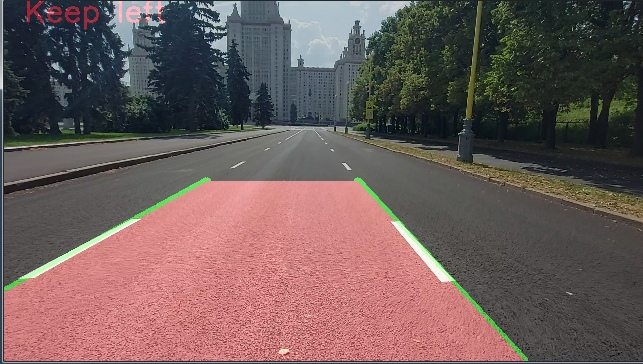
#> input picture images/keep_left.jpg, 643 x 364 px, given in place of msu1.mp4, which was not available
$ python main.py
#> lines starting #> are read from the running program, lines starting #| are printed output that depends on the picture; after the words box and inside, x2 and y2 are one past the last pixel; in counts of white or black regions, pixels touching at a corner belong together; pictures that were not available may be replaced by others from this repository, and a replacement may not be noted
import cv2
import numpy as np

def canny_filter(frame):
    r_channel = frame[:, :, 2]
    binary = np.zeros_like(r_channel)
    binary[r_channel > 220] = 255

    s_channel = frame[:, :, 2]
    binary2 = np.zeros_like(s_channel)
    binary2[s_channel > 211] = 1

    allBinary = np.zeros_like(binary)
    allBinary[((binary == 1) | (binary2 == 1))] = 255

    blurred_frame = cv2.GaussianBlur(allBinary, (5, 5), 0)

    return cv2.Canny(blurred_frame, 50, 150)

def check_lines(lines):
    if lines[0][0] <= -50:
        return False, "Keep left"
    elif lines[1][0] >= 690:
        return False, "Keep right"
    else:
        return True, "Ok"

def region_of_interest(image):
    polygons = np.array([(0, 320),
                         (550, 320),
                         (400, 155),
                         (200, 155)])
    mask = np.zeros_like(image)
    cv2.fillPoly(mask, np.array([polygons], dtype=np.int64), 1024)
    masked_image = cv2.bitwise_and(image, mask)
    return masked_image


def make_coordinates(image, line_parameters):
    slope, intercept = line_parameters
    y1 = image.shape[0]
    y2 = int(y1 * (5/10))
    x1 = int((y1 - intercept) / slope)
    x2 = int((y2 - intercept) / slope)
    return np.array([x1, y1, x2, y2])

right_prev = []
left_prev = []
def calculate_lines(image, lines):

    left_fit = []
    right_fit = []

    global left_prev
    global right_prev

    while lines is not None:
        for line in lines:
            x1, y1, x2, y2 = line.reshape(4)
            parameters = np.polyfit((x1, x2), (y1, y2), 1)
            slope = parameters[0]
            intercept = parameters[1]
            if slope < 0:
                left_fit.append((slope, intercept))
            else:
                right_fit.append((slope, intercept))
        if left_fit:
            left_fit_average = np.average(left_fit, axis=0)
            left_line = make_coordinates(image, left_fit_average)
            left_prev = left_line.copy()
        if right_fit:
            right_fit_average = np.average(right_fit, axis=0)
            right_line = make_coordinates(image, right_fit_average)
            right_prev = right_line.copy()

        if (not left_fit) and (left_prev) and (right_prev):
            for i in range(len(right_line)):
                left_line[i] = left_prev[i] - (right_line[i] - right_prev[i])
            left_prev = left_line.copy()


        if (not right_fit) and (left_prev) and (right_prev):
            for i in range(len(right_line)):
                right_line[i] = right_prev[i] - (left_line[i] - left_prev[i])
            right_prev = right_line.copy()
        return np.array([left_line, right_line])

def display_lines(image, lines, ok, msg):
    lined_image = np.zeros_like(image)
    if lines is not None:
        i = 1
        for x1, y1, x2, y2 in lines:
            if i == 1:
                cv2.line(lined_image, (x1, y1), (x2, y2), (0, 255, 0), 8)
                i+=1
                p1 = [x1,y1,x2,y2]
            else:
                cv2.line(lined_image, (x1, y1), (x2, y2), (0, 255, 0), 8)
                pts = np.array([[[ p1[0], p1[1]], [p1[2], p1[3]], [x2,y2],[x1,y1]]], dtype=np.int32)
                if ok:
                    cv2.fillPoly(lined_image, pts, (202, 255, 192), lineType=8, shift=0, offset=None)
                    cv2.putText(lined_image, msg, (20, 20), cv2.FONT_HERSHEY_SIMPLEX, 1, (0, 255, 0), 2)
                else:
                    cv2.fillPoly(lined_image, pts, (100, 100, 255), lineType=8, shift=0, offset=None)
                    cv2.putText(lined_image, msg, (20, 20), cv2.FONT_HERSHEY_SIMPLEX, 1, (0, 0, 255), 2)
    return lined_image

def process_frame(frame):

    copied_frame = frame.copy()

    canny = canny_filter(frame)

    roi = region_of_interest(canny)

    lines = cv2.HoughLinesP(roi, 1, np.pi / 180, 20, np.array([()]), minLineLength=10, maxLineGap=5)

    a_lines = calculate_lines(frame, lines)

    ok, msg = check_lines(a_lines)

    lined_image = display_lines(copied_frame, a_lines, ok, msg)

    combined_frame = cv2.addWeighted(copied_frame, 0.9, lined_image, 0.5, 1)

    return combined_frame


video = cv2.VideoCapture('msu1.mp4')


if not video.isOpened():
    print("Error")

while video.isOpened():
    video.set(cv2.CAP_PROP_FRAME_WIDTH, 640)
    video.set(cv2.CAP_PROP_FRAME_HEIGHT, 360)
    success, frame = video.read()
#> frame is the input picture: shape (364, 643, 3); mean B, G, R 90.1, 91.6, 110.6
    if not success:
        break
    frame = cv2.resize(frame, (640, 360))
#> frame: shape (360, 640, 3)

    try:
        result = process_frame(frame)
#> in canny_filter, `r_channel = frame[:, :, 2]`:
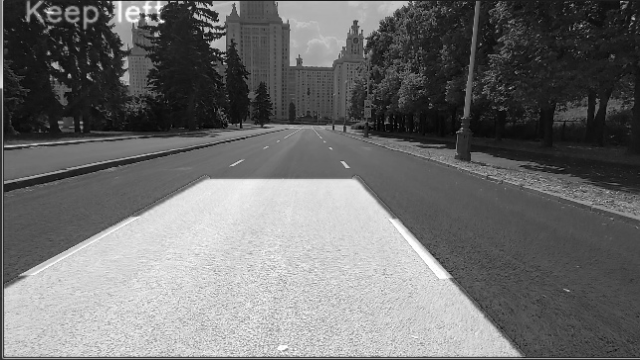
#> r_channel: shape (360, 640); min 1, max 255, mean 110.5
#> in process_frame, `canny = canny_filter(frame)`:
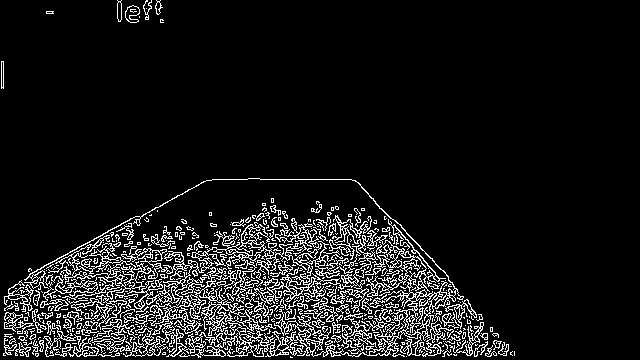
#> canny: shape (360, 640); 9.4% white in thin lines or dots, all inside (x1, y1, x2, y2) = (1, 0, 515, 358)
#> in region_of_interest, `cv2.fillPoly(mask, np.array([polygons], dtype=np.int64), 1024)`:
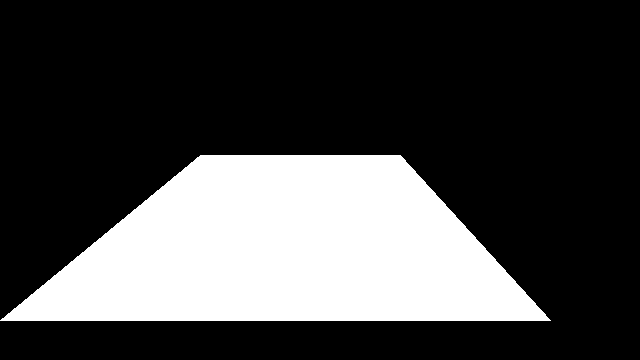
#> mask: shape (360, 640); 27.1% white; 1 white region, box (x1, y1, x2, y2) and area: (0, 155, 551, 321) 62431
#> in region_of_interest, `masked_image = cv2.bitwise_and(image, mask)`:
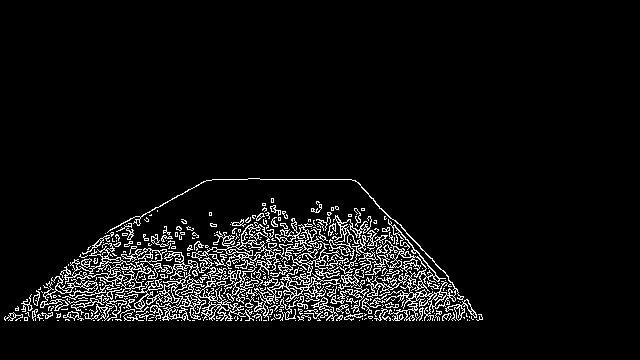
#> masked_image: shape (360, 640); 6.2% white in thin lines or dots, all inside (x1, y1, x2, y2) = (4, 178, 483, 321)
#> in process_frame, `lines = cv2.HoughLinesP(roi, 1, np.pi / 180, 20, np.array([()]), minLi..`: lines = 661 rows, first 6: [280, 304, 306, 304], [292, 293, 321, 296], [85, 317, 237, 317], [115, 305, 144, 305], [56, 317, 131, 313], [122, 303, 161, 303]
#> the loop in calculate_lines, `while lines is not None:` made 1 pass
#> (left_fit_average, left_prev) on pass 1: ([-0.158, 299.3], [-384, 360, 755, 180])
#> after the loop in calculate_lines, `while lines is not None:`: left_fit = 365 pairs, first value -1 to -1.53e-17, second value 185.3 to 437.1; right_fit = 296 pairs, first value 1.17e-17 to 1.62, second value -247.6 to 320
#> in process_frame, `a_lines = calculate_lines(frame, lines)`: a_lines = [[-384, 360, 755, 180], [924, 360, -347, 180]]
#> in process_frame, `ok, msg = check_lines(a_lines)`: ok = False; msg = 'Keep left'
#> the loop in display_lines, `for x1, y1, x2, y2 in lines:` made 2 passes
#> (x1, y1, x2, y2, i) on pass 1: (-384, 360, 755, 180, 2)
#> (x1, y1, x2, y2, pts) on pass 2: (924, 360, -347, 180, [[-384, 360], [755, 180], [-347, 180], [924, 360]])
#> after the loop in display_lines, `for x1, y1, x2, y2 in lines:`:
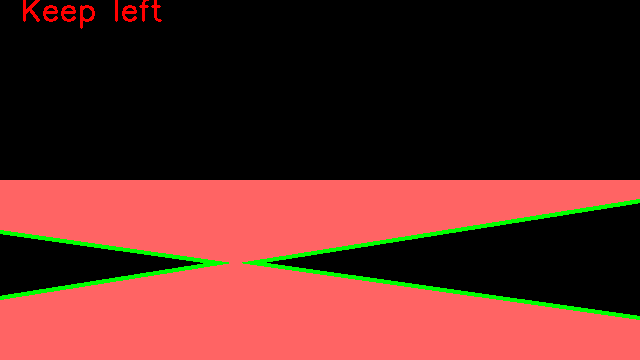
#> lined_image: shape (360, 640, 3); mean of channels 0, 1, 2 35.9, 41.5, 92.7; drawn as B, G, R
#> after the loop in display_lines, `for x1, y1, x2, y2 in lines:`: i = 2
#> in process_frame, `combined_frame = cv2.addWeighted(copied_frame, 0.9, lined_image, 0.5, 1)`:
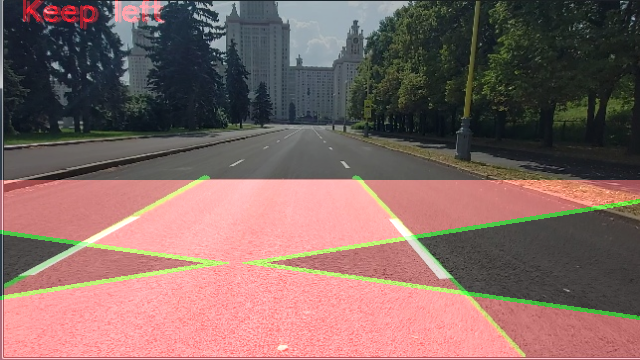
#> combined_frame: shape (360, 640, 3); mean B, G, R 99.9, 104, 131.9
    except:
        pass

    cv2.imshow('frame', result)
    if cv2.waitKey(10) & 0xFF == ord('q'):
#> (key q is pressed here)
         video.release()
         cv2.destroyAllWindows()
video.release()
cv2.destroyAllWindows()

$ run again, on images/keep_right.jpg
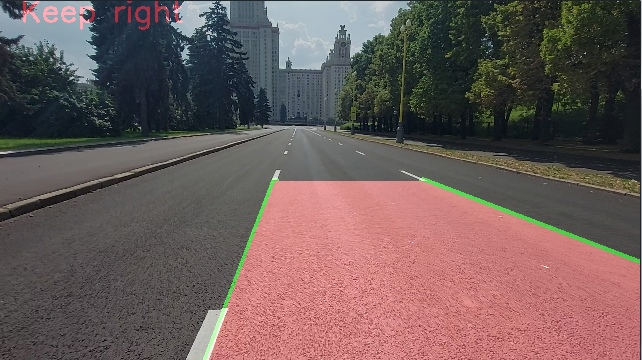
#> input picture images/keep_right.jpg, 642 x 360 px, given in place of msu1.mp4, which was not available
#> frame is the input picture: shape (360, 642, 3); mean B, G, R 89.9, 91.3, 109.4
#> frame: shape (360, 640, 3)
#> canny: shape (360, 640); 8% white in thin lines or dots
#> mask: shape (360, 640); 27.1% white; 1 white region, box (x1, y1, x2, y2) and area: (0, 155, 551, 321) 62431
#> masked_image: shape (360, 640); 4.6% white in thin lines or dots, all inside (x1, y1, x2, y2) = (220, 176, 551, 321)
#> lines = 499 rows, first 6: [353, 265, 366, 268], [386, 254, 412, 264], [399, 260, 454, 281], [304, 292, 418, 304], [255, 287, 290, 288], [322, 230, 352, 242]
#> the loop in calculate_lines, `while lines is not None:` made 1 pass
#> (left_fit_average, left_prev) on pass 1: ([-0.402, 380.5], [50, 360, 498, 180])
#> after the loop in calculate_lines, `while lines is not None:`: left_fit = 214 pairs, first value -11 to -2.42e-17, second value 181 to 3124; right_fit = 285 pairs, first value 7.38e-17 to 1.69, second value -550.2 to 320
#> a_lines = [[50, 360, 498, 180], [790, 360, 31, 180]]
#> ok = False; msg = 'Keep right'
#> the loop in display_lines, `for x1, y1, x2, y2 in lines:` made 2 passes
#> (x1, y1, x2, y2, i) on pass 1: (50, 360, 498, 180, 2)
#> after the loop in display_lines, `for x1, y1, x2, y2 in lines:`:
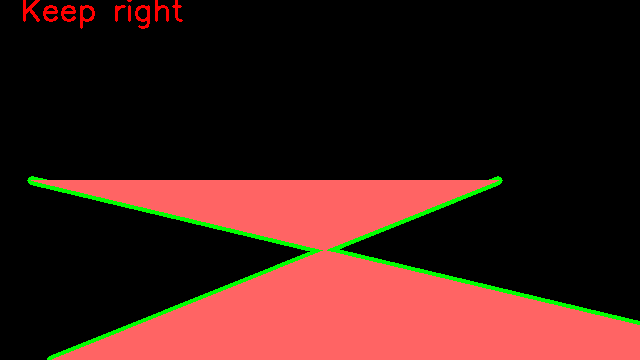
#> lined_image: shape (360, 640, 3); mean of channels 0, 1, 2 23.8, 28.6, 61.9; drawn as B, G, R
#> after the loop in display_lines, `for x1, y1, x2, y2 in lines:`: i = 2
#> in process_frame, `combined_frame = cv2.addWeighted(copied_frame, 0.9, lined_image, 0.5, 1)`:
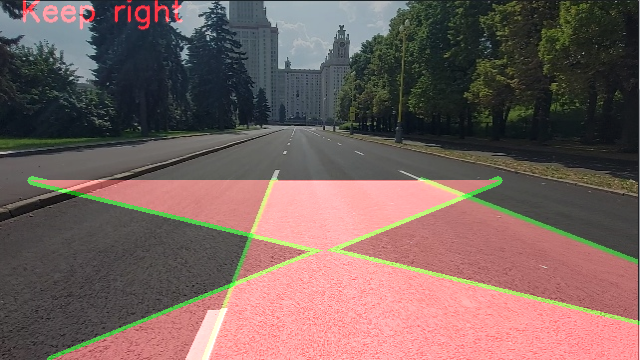
#> combined_frame: shape (360, 640, 3); mean B, G, R 93.8, 97.5, 119.1

$ run again, on images/ok.jpg
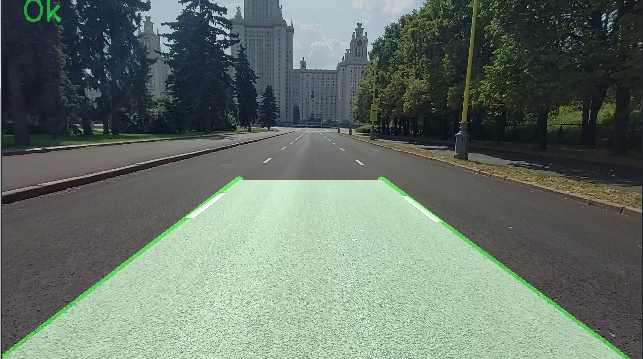
#> input picture images/ok.jpg, 643 x 359 px, given in place of msu1.mp4, which was not available
#> frame is the input picture: shape (359, 643, 3); mean B, G, R 105.7, 115.4, 102.2
#> frame: shape (360, 640, 3)
#> canny: shape (360, 640); 1.1% white in thin lines or dots, all inside (x1, y1, x2, y2) = (0, 60, 436, 360)
#> mask: shape (360, 640); 27.1% white; 1 white region, box (x1, y1, x2, y2) and area: (0, 155, 551, 321) 62431
#> masked_image: shape (360, 640); 0.52% white in thin lines or dots, all inside (x1, y1, x2, y2) = (184, 193, 436, 321)
#> lines = 33 rows, first 6: [202, 319, 232, 289], [204, 319, 232, 290], [193, 218, 223, 195], [211, 320, 247, 298], [402, 196, 435, 220], [205, 305, 254, 312]
#> the loop in calculate_lines, `while lines is not None:` made 1 pass
#> (left_fit_average, left_prev) on pass 1: ([-0.899, 489.3], [143, 360, 344, 180])
#> after the loop in calculate_lines, `while lines is not None:`: left_fit = 25 pairs, first value -3.83 to -0.0612, second value 328.2 to 1157.8; right_fit = [(0.727, -96.36), (0.143, 275.7), (4.67, -783.3), (0.364, 207.4), (0.727, -91.91), (6, -1173), (0.2, 251.2), (3.17, -434.3)]
#> a_lines = [[143, 360, 344, 180], [295, 360, 205, 180]]
#> ok = True; msg = 'Ok'
#> the loop in display_lines, `for x1, y1, x2, y2 in lines:` made 2 passes
#> (x1, y1, x2, y2, i) on pass 1: (143, 360, 344, 180, 2)
#> after the loop in display_lines, `for x1, y1, x2, y2 in lines:`:
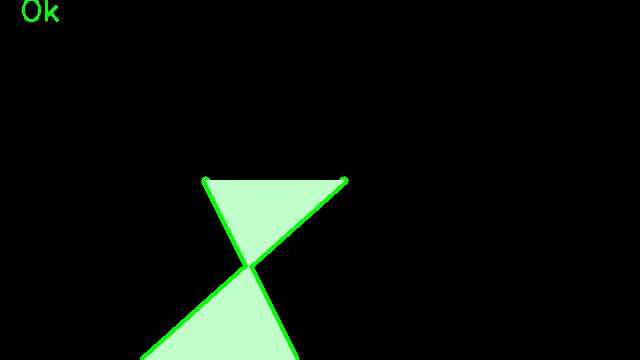
#> lined_image: shape (360, 640, 3); mean of channels 0, 1, 2 11.7, 17.3, 11.1; drawn as B, G, R
#> after the loop in display_lines, `for x1, y1, x2, y2 in lines:`: i = 2
#> in process_frame, `combined_frame = cv2.addWeighted(copied_frame, 0.9, lined_image, 0.5, 1)`:
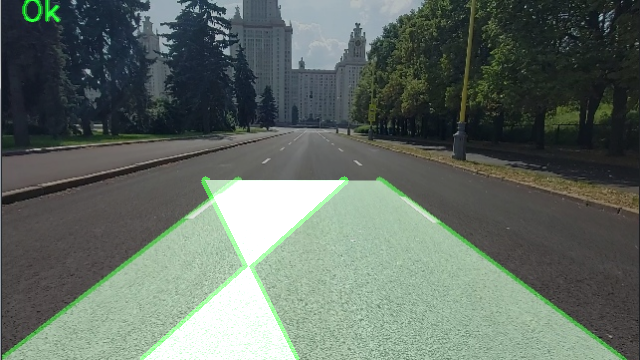
#> combined_frame: shape (360, 640, 3); mean B, G, R 100.8, 109, 97.6
